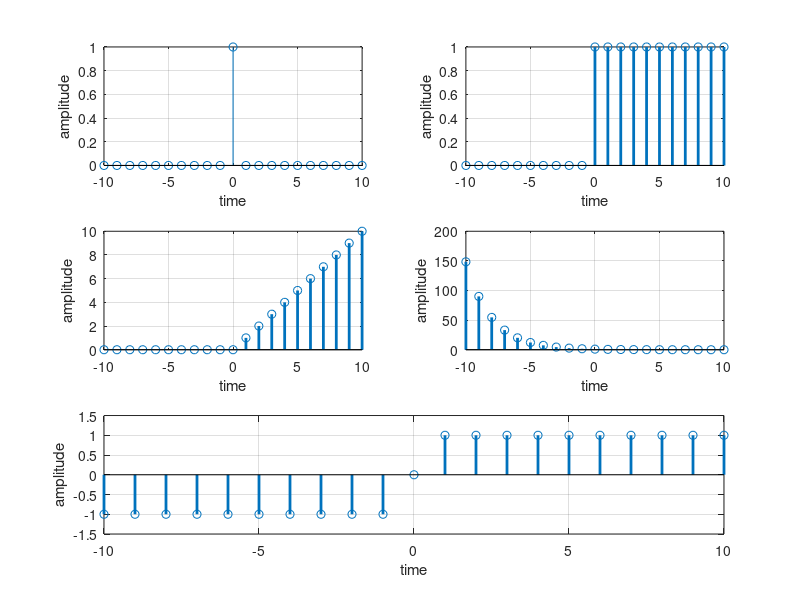

MATLAB code for this plot: (Note: this script raises an error after producing the figure.)
t = -10:1:10;
impulse = (t==0);
figure;
subplot(3,2,1);
stem(t,impulse);
xlabel('time');
ylabel('amplitude');
grid on;


step = (t>=0);
subplot(3,2,2);
stem(t,step, 'LineWidth', 2);
xlabel('time');
ylabel('amplitude');
grid on;


ramp = t.*(t>=0);
subplot(3,2,3);
stem(t,ramp, 'LineWidth', 2);
xlabel('time');
ylabel('amplitude');
grid on;

a = -0.5;
exponential = exp(a*t);
subplot(3,2,4); 
stem(t,exponential, 'LineWidth', 2);
xlabel('time');
ylabel('amplitude');
grid on;



impulse = sign(t);  % -1 for t<0, 0 at t=0, +1 for t>0

subplot(3,1,3);
stem(t, impulse, 'LineWidth', 2);
xlabel('time');
ylabel('amplitude');
ylim([-1.5 1.5]);
grid on;






%define a continuous sinc function
sincFunction = @(t) sin(pi*t)./(pi*t); % Define the sinc function
sincFunction(t==0) = 1; % Handle the indeterminate form at t=0
subplot(3,1,3);
hold on; % Hold the current plot
stem(t, sincFunction(t), 'LineWidth', 2);
xlabel('time');
ylabel('amplitude');
grid on;
hold off; % Release the plot hold